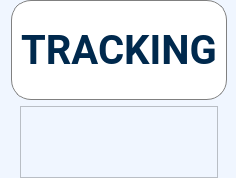
        <widget class="QWidget" name="Page_tracking">
         <property name="styleSheet">
          <string notr="true">*{
background-color: rgb(240, 246, 255);
}
#menu_tracking {
border: 1px solid gray;
}
QPushButton{
border-radius:none;
color: rgb(186, 189, 182);
}
QPushButton:hover{
;
	color: rgb(0, 0, 0);
}</string>
         </property>
         <layout class="QGridLayout" name="gridLayout_6">
          <property name="topMargin">
           <number>0</number>
          </property>
          <property name="rightMargin">
           <number>9</number>
          </property>
          <property name="bottomMargin">
           <number>0</number>
          </property>
          <item row="0" column="0">
           <widget class="QFrame" name="menu_tracking">
            <property name="minimumSize">
             <size>
              <width>0</width>
              <height>100</height>
             </size>
            </property>
            <property name="maximumSize">
             <size>
              <width>16777215</width>
              <height>100</height>
             </size>
            </property>
            <property name="styleSheet">
             <string notr="true">background-color: rgb(255, 255, 255);
border-radius: 20px;
color: rgb(0, 41, 77);</string>
            </property>
            <property name="frameShape">
             <enum>QFrame::NoFrame</enum>
            </property>
            <property name="frameShadow">
             <enum>QFrame::Raised</enum>
            </property>
            <layout class="QHBoxLayout" name="horizontalLayout_3">
             <item>
              <widget class="QLabel" name="label_26">
               <property name="minimumSize">
                <size>
                 <width>0</width>
                 <height>70</height>
                </size>
               </property>
               <property name="maximumSize">
                <size>
                 <width>16777215</width>
                 <height>70</height>
                </size>
               </property>
               <property name="font">
                <font>
                 <family>Roboto</family>
                 <pointsize>30</pointsize>
                 <weight>75</weight>
                 <bold>true</bold>
                </font>
               </property>
               <property name="styleSheet">
                <string notr="true"/>
               </property>
               <property name="text">
                <string>TRACKING</string>
               </property>
               <property name="alignment">
                <set>Qt::AlignCenter</set>
               </property>
              </widget>
             </item>
            </layout>
           </widget>
          </item>
          <item row="1" column="0">
           <widget class="QWidget" name="tracking_main" native="true">
            <layout class="QVBoxLayout" name="tracking">
             <property name="topMargin">
              <number>0</number>
             </property>
             <property name="bottomMargin">
              <number>0</number>
             </property>
             <item>
              <widget class="QGraphicsView" name="view_map">
               <property name="sizeAdjustPolicy">
                <enum>QAbstractScrollArea::AdjustToContentsOnFirstShow</enum>
               </property>
               <property name="dragMode">
                <enum>QGraphicsView::ScrollHandDrag</enum>
               </property>
              </widget>
             </item>
            </layout>
           </widget>
          </item>
         </layout>
        </widget>
